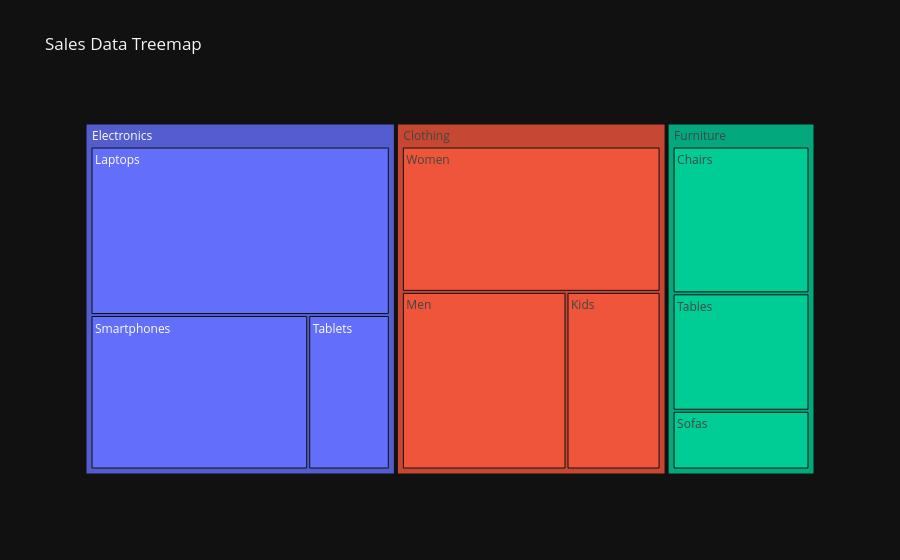

The notebook cell saved with this chart:
### Markdown cell above
# Practical Example: Visualizing Sales Data

Let's use Plotly Express to visualize the sales data example.

## Sample Data

Assume we have the following hierarchical sales data:

- **Electronics**
  - Laptops: 120,000
  - Smartphones: 80,000
  - Tablets: 30,000

- **Furniture**
  - Chairs: 50,000
  - Tables: 40,000
  - Sofas: 20,000

- **Clothing**
  - Men: 70,000
  - Women: 90,000
  - Kids: 40,000

## Code to Generate Treemap

### Code cell
import plotly.express as px
import pandas as pd

# Sales data
data = {
    'Category': ['Electronics', 'Electronics', 'Electronics',
                 'Furniture', 'Furniture', 'Furniture',
                 'Clothing', 'Clothing', 'Clothing'],
    'Subcategory': ['Laptops', 'Smartphones', 'Tablets',
                    'Chairs', 'Tables', 'Sofas',
                    'Men', 'Women', 'Kids'],
    'Sales': [120000, 80000, 30000,
              50000, 40000, 20000,
              70000, 90000, 40000]
}

df = pd.DataFrame(data)

# Creating the treemap
fig = px.treemap(
    df,
    path=['Category', 'Subcategory'],
    values='Sales',
    title='Sales Data Treemap'
)

fig.show()

### Figure 1 — Plotly figure (JSON) as saved in the notebook; plotly's stock layout.template omitted (floating-point values rounded to 4 significant figures)
{"data": [{"branchvalues": "total", "domain": {"x": [0.0, 1.0], "y": [0.0, 1.0]}, "hovertemplate": "labels=%{label}<br>Sales=%{value}<br>parent=%{parent}<br>id=%{id}<extra></extra>", "ids": ["Electronics/Laptops", "Electronics/Smartphones", "Electronics/Tablets", "Furniture/Chairs", "Furniture/Tables", "Furniture/Sofas", "Clothing/Men", "Clothing/Women", "Clothing/Kids", "Electronics", "Furniture", "Clothing"], "labels": ["Laptops", "Smartphones", "Tablets", "Chairs", "Tables", "Sofas", "Men", "Women", "Kids", "Electronics", "Furniture", "Clothing"], "name": "", "parents": ["Electronics", "Electronics", "Electronics", "Furniture", "Furniture", "Furniture", "Clothing", "Clothing", "Clothing", "", "", ""], "values": [120000.0, 80000.0, 30000.0, 50000.0, 40000.0, 20000.0, 70000.0, 90000.0, 40000.0, 230000.0, 110000.0, 200000.0], "type": "treemap"}], "layout": {"legend": {"tracegroupgap": 0}, "title": {"text": "Sales Data Treemap"}}}
